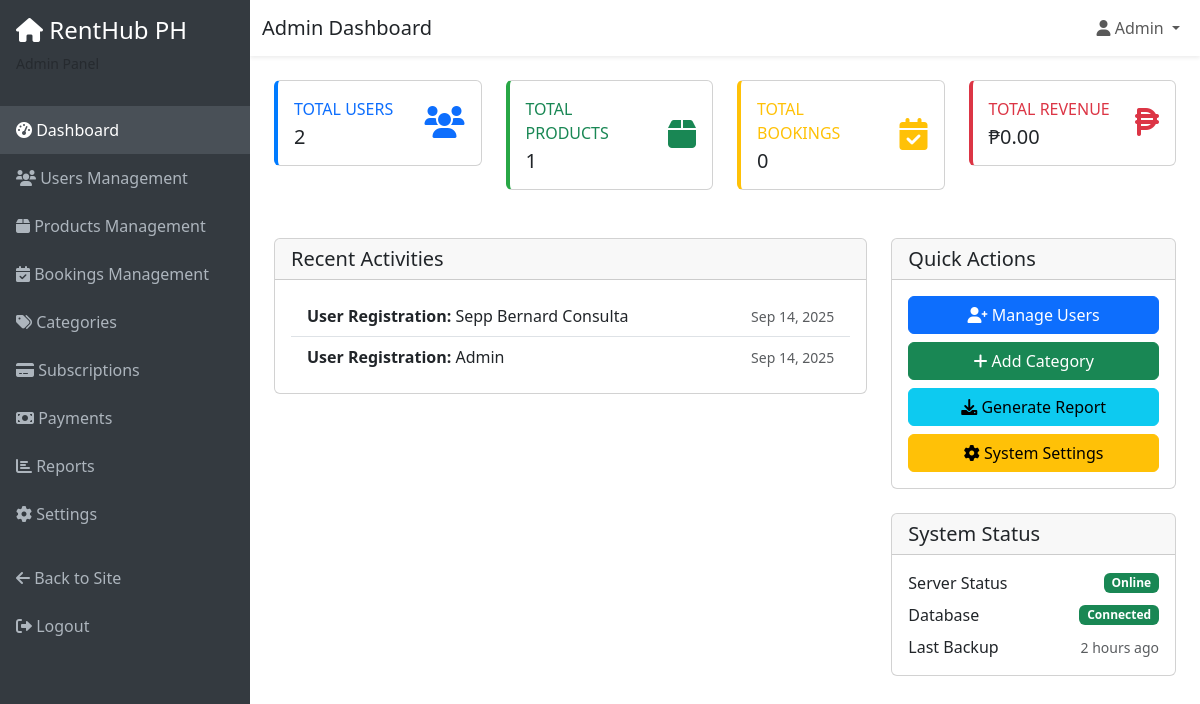
Screenshot of /admin/dashboard.php (signed in) with the database file from the repository.
### tables this page shows
CREATE TABLE `user_accounts` (
  `UserID` int(11) NOT NULL,
  `User_Name` varchar(255) NOT NULL,
  `User_Email` varchar(255) NOT NULL,
  `User_Password` varchar(255) NOT NULL,
  `User_Phone` varchar(20) DEFAULT NULL,
  `User_Role` int(11) DEFAULT NULL,
  `User_CreatedAt` timestamp NOT NULL DEFAULT current_timestamp(),
  `User_UpdatedAt` timestamp NOT NULL DEFAULT current_timestamp() ON UPDATE current_timestamp(),
  `User_Photo` varchar(255) DEFAULT NULL,
  `User_IsVerified` tinyint(1) DEFAULT 0,
  `User_Status` varchar(50) DEFAULT 'Active',
  `User_Birthdate` date DEFAULT NULL,
  `User_Gender` varchar(20) DEFAULT NULL,
  `User_Bio` text DEFAULT NULL
);

### admin/dashboard.php (the view, shortened to what this page needs)
<?php
$database = new Database();
$conn = $database->getConnection();
$stats = [];
$query = "SELECT COUNT(*) as total FROM user_accounts WHERE User_Status = 'Active'";
$stmt = $conn->prepare($query);
$stmt->execute();
$stats['total_users'] = $stmt->fetch(PDO::FETCH_ASSOC)['total'];
$query = "SELECT COUNT(*) as total FROM products WHERE Prod_Status = 'Active'";
$stmt = $conn->prepare($query);
$stmt->execute();
$stats['total_products'] = $stmt->fetch(PDO::FETCH_ASSOC)['total'];
$query = "SELECT COUNT(*) as total FROM bookings";
$stmt = $conn->prepare($query);
$stmt->execute();
$stats['total_bookings'] = $stmt->fetch(PDO::FETCH_ASSOC)['total'];
$query = "SELECT SUM(PH_Amount) as total FROM payment_history WHERE PH_Status = 'Completed'";
$stmt = $conn->prepare($query);
$stmt->execute();
$stats['total_revenue'] = $stmt->fetch(PDO::FETCH_ASSOC)['total'] ?? 0;
$query = "SELECT 'User Registration' as activity, User_Name as details, User_CreatedAt as created_at
          FROM user_accounts
          ORDER BY User_CreatedAt DESC
          LIMIT 5";
$stmt = $conn->prepare($query);
$stmt->execute();
$recent_activities = $stmt->fetchAll(PDO::FETCH_ASSOC);
?>
<!DOCTYPE html>
<html lang="en">
<head>
    <link href="https://cdn.jsdelivr.net/npm/bootstrap@5.3.0/dist/css/bootstrap.min.css" rel="stylesheet">
    <link href="https://cdnjs.cloudflare.com/ajax/libs/font-awesome/6.0.0/css/all.min.css" rel="stylesheet">
</head>
<body>
    <nav class="sidebar position-fixed top-0 start-0" style="width: 250px; z-index: 1000;">
        <div class="p-3">
            <h4 class="text-white">
                <i class="fas fa-home"></i> RentHub PH
            </h4>
            <p class="text-muted small">Admin Panel</p>
        </div>
        <ul class="nav flex-column">
            <li class="nav-item">
                <a class="nav-link active" href="dashboard.php">
                    <i class="fas fa-tachometer-alt"></i> Dashboard
                </a>
            </li>
            <li class="nav-item">
                <a class="nav-link" href="users.php">
                    <i class="fas fa-users"></i> Users Management
                </a>
            </li>
            <li class="nav-item">
                <a class="nav-link" href="products.php">
                    <i class="fas fa-box"></i> Products Management
                </a>
            </li>
            <li class="nav-item">
                <a class="nav-link" href="bookings.php">
                    <i class="fas fa-calendar-check"></i> Bookings Management
                </a>
            </li>
            <li class="nav-item">
                <a class="nav-link" href="categories.php">
                    <i class="fas fa-tags"></i> Categories
                </a>
            </li>
            <li class="nav-item">
                <a class="nav-link" href="subscriptions.php">
                    <i class="fas fa-credit-card"></i> Subscriptions
                </a>
            </li>
            <li class="nav-item">
                <a class="nav-link" href="payments.php">
                    <i class="fas fa-money-bill"></i> Payments
                </a>
            </li>
            <li class="nav-item">
                <a class="nav-link" href="reports.php">
                    <i class="fas fa-chart-bar"></i> Reports
                </a>
            </li>
            <li class="nav-item">
                <a class="nav-link" href="settings.php">
                    <i class="fas fa-cog"></i> Settings
                </a>
            </li>
            <li class="nav-item mt-3">
                <a class="nav-link" href="../index.php">
                    <i class="fas fa-arrow-left"></i> Back to Site
                </a>
            </li>
            <li class="nav-item">
                <a class="nav-link" href="../logout.php">
                    <i class="fas fa-sign-out-alt"></i> Logout
                </a>
            </li>
        </ul>
    </nav>
    <div class="main-content">
        <nav class="navbar navbar-expand-lg navbar-light bg-white shadow-sm">
            <div class="container-fluid">
                <h5 class="mb-0">Admin Dashboard</h5>
                <div class="navbar-nav ms-auto">
                    <div class="nav-item dropdown">
                        <a class="nav-link dropdown-toggle" href="#" role="button" data-bs-toggle="dropdown">
                            <i class="fas fa-user"></i> <?php echo $_SESSION['user_name']; ?>
                        </a>
                    </div>
                </div>
            </div>
        </nav>
        <div class="container-fluid p-4">
            <div class="row mb-4">
                <div class="col-xl-3 col-md-6 mb-4">
                    <div class="card stat-card users">
                        <div class="card-body">
                            <div class="row align-items-center">
                                <div class="col">
                                    <div class="text-xs font-weight-bold text-primary text-uppercase mb-1">
                                        Total Users
                                    </div>
                                    <div class="h5 mb-0 font-weight-bold"><?php echo number_format($stats['total_users']); ?></div>
                                </div>
                                <div class="col-auto">
                                    <i class="fas fa-users fa-2x text-primary"></i>
                                </div>
                            </div>
                        </div>
                    </div>
                </div>
                <div class="col-xl-3 col-md-6 mb-4">
                    <div class="card stat-card products">
                        <div class="card-body">
                            <div class="row align-items-center">
                                <div class="col">
                                    <div class="text-xs font-weight-bold text-success text-uppercase mb-1">
                                        Total Products
                                    </div>
                                    <div class="h5 mb-0 font-weight-bold"><?php echo number_format($stats['total_products']); ?></div>
                                </div>
                                <div class="col-auto">
                                    <i class="fas fa-box fa-2x text-success"></i>
                                </div>
                            </div>
                        </div>
                    </div>
                </div>
                <div class="col-xl-3 col-md-6 mb-4">
                    <div class="card stat-card bookings">
                        <div class="card-body">
                            <div class="row align-items-center">
                                <div class="col">
                                    <div class="text-xs font-weight-bold text-warning text-uppercase mb-1">
                                        Total Bookings
                                    </div>
                                    <div class="h5 mb-0 font-weight-bold"><?php echo number_format($stats['total_bookings']); ?></div>
                                </div>
                                <div class="col-auto">
                                    <i class="fas fa-calendar-check fa-2x text-warning"></i>
                                </div>
                            </div>
                        </div>
                    </div>
                </div>
                <div class="col-xl-3 col-md-6 mb-4">
                    <div class="card stat-card revenue">
                        <div class="card-body">
                            <div class="row align-items-center">
                                <div class="col">
                                    <div class="text-xs font-weight-bold text-danger text-uppercase mb-1">
                                        Total Revenue
                                    </div>
                                    <div class="h5 mb-0 font-weight-bold">₱<?php echo number_format($stats['total_revenue'], 2); ?></div>
                                </div>
                                <div class="col-auto">
                                    <i class="fas fa-peso-sign fa-2x text-danger"></i>
                                </div>
                            </div>
                        </div>
                    </div>
                </div>
            </div>
            <div class="row">
                <div class="col-lg-8">
                    <div class="card">
                        <div class="card-header">
                            <h5 class="card-title mb-0">Recent Activities</h5>
                        </div>
                        <div class="card-body">
                            <div class="list-group list-group-flush">
                                <?php foreach($recent_activities as $activity): ?>
                                <div class="list-group-item d-flex justify-content-between align-items-center">
                                    <div>
                                        <strong><?php echo htmlspecialchars($activity['activity']); ?>:</strong>
                                        <?php echo htmlspecialchars($activity['details']); ?>
                                    </div>
                                    <small class="text-muted"><?php echo date('M j, Y', strtotime($activity['created_at'])); ?></small>
                                </div>
                                <?php endforeach; ?>
                            </div>
                        </div>
                    </div>
                </div>
                <div class="col-lg-4">
                    <div class="card">
                        <div class="card-header">
                            <h5 class="card-title mb-0">Quick Actions</h5>
                        </div>
                        <div class="card-body">
                            <div class="d-grid gap-2">
                                <a href="users.php" class="btn btn-primary">
                                    <i class="fas fa-user-plus"></i> Manage Users
                                </a>
                                <a href="categories.php" class="btn btn-success">
                                    <i class="fas fa-plus"></i> Add Category
                                </a>
                                <a href="reports.php" class="btn btn-info">
                                    <i class="fas fa-download"></i> Generate Report
                                </a>
                                <a href="settings.php" class="btn btn-warning">
                                    <i class="fas fa-cog"></i> System Settings
                                </a>
                            </div>
                        </div>
                    </div>
                    <div class="card mt-4">
                        <div class="card-header">
                            <h5 class="card-title mb-0">System Status</h5>
                        </div>
                        <div class="card-body">
                            <div class="d-flex justify-content-between align-items-center mb-2">
                                <span>Server Status</span>
                                <span class="badge bg-success">Online</span>
                            </div>
                            <div class="d-flex justify-content-between align-items-center mb-2">
                                <span>Database</span>
                                <span class="badge bg-success">Connected</span>
                            </div>
                            <div class="d-flex justify-content-between align-items-center">
                                <span>Last Backup</span>
                                <span class="text-muted small">2 hours ago</span>
                            </div>
                        </div>
                    </div>
                </div>
            </div>
        </div>
    </div>
</body>
</html>

### admin/dashboard.php (style rules this page uses)
.sidebar { min-height: 100vh; background-color: #343a40; }
.sidebar .nav-link { color: #adb5bd; padding: 0.75rem 1rem; }
.sidebar .nav-link:hover, .sidebar .nav-link.active { color: #fff; background-color: #495057; }
.main-content { margin-left: 250px; }
.stat-card { border-left: 4px solid; }
.stat-card.users { border-left-color: #007bff; }
.stat-card.products { border-left-color: #28a745; }
.stat-card.bookings { border-left-color: #ffc107; }
.stat-card.revenue { border-left-color: #dc3545; }

### rows the page displays
user_accounts: activity "User Registration", User_Name "Sepp Bernard Consulta", User_CreatedAt "Sep 14, 2025"
user_accounts: activity "User Registration", User_Name "Admin", User_CreatedAt "Sep 14, 2025"

### other values shown
$_SESSION['user_name'] "Admin"
$stats['total_users'] "2"
$stats['total_products'] "1"
$stats['total_bookings'] "0"
$stats['total_revenue'] "0.00"
